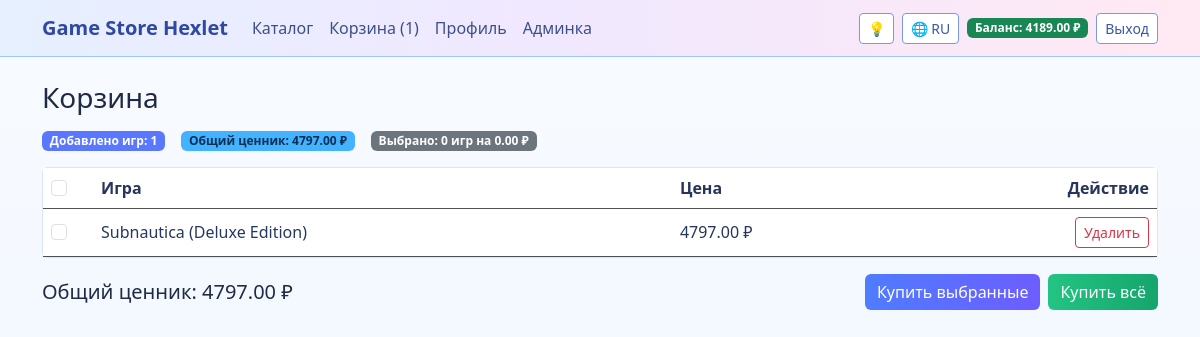
Page /cart (signed in) on the committed database.
### models.py (models this page shows, shortened)
class User(UserMixin, db.Model):
    __tablename__ = "users"
    id = db.Column(db.Integer, primary_key=True)
    username = db.Column(db.String(80), unique=True, nullable=False)
    password = db.Column(db.String(255), nullable=False)  # Хэш пароля
    email = db.Column(db.String(120), unique=True, nullable=False)
    avatar_url = db.Column(db.String(500), nullable=True)
    is_admin = db.Column(db.Boolean, default=False, nullable=False)
    balance = db.Column(db.Float, default=0.0, nullable=False)
    purchased_games = db.relationship(
        "Game",
        secondary=user_games,
        lazy="subquery",
        backref=db.backref("owners", lazy=True),
    )
    cart_games = db.relationship(
        "Game",
        secondary=cart_items,
        lazy="subquery",
        backref=db.backref("in_carts", lazy=True),
    )

class Game(db.Model):
    __tablename__ = "games"
    id = db.Column(db.Integer, primary_key=True)
    name = db.Column(db.String(120), nullable=False)
    price = db.Column(db.Float, nullable=False)
    description = db.Column(db.Text, nullable=False)
    image_url = db.Column(db.String(500), nullable=False)
    category = db.Column(db.String(50), nullable=False)
    developer = db.Column(db.String(120), nullable=False)
    release_year = db.Column(db.Integer, nullable=False)

### app.py (the view)
@app.route("/cart")
@login_required
def cart():
    total = sum(game.price for game in current_user.cart_games)
    items_count = len(current_user.cart_games)
    return render_template("cart.html", total=total, items_count=items_count)

### app.py (called while the page is built)
@app.before_request
def set_defaults():
    if session.get("theme") not in {"light", "dark"}:
        session["theme"] = "light"
    if session.get("lang") not in {"ru", "en"}:
        session["lang"] = "ru"

@app.context_processor
def inject_ui_settings():
    lang = session.get("lang", "ru")
    theme = session.get("theme", "light")
    messages = TRANSLATIONS.get(lang, TRANSLATIONS["ru"])
    def t(key):
        return messages.get(key, key)
    return {"t": t, "current_lang": lang, "current_theme": theme}

@login_manager.user_loader
def load_user(user_id):
    return User.query.get(int(user_id))

### templates/cart.html (shortened to what this page needs)
{% extends "base.html" %}
{% block content %}
<h1 class="h3 mb-3">{{ t('cart_title') }}</h1>
{% if current_user.cart_games %}
    <div class="d-flex flex-wrap gap-3 align-items-center mb-3">
        <span class="badge text-bg-primary">{{ t('added_games') }}: {{ items_count }}</span>
        <span class="badge text-bg-info">{{ t('total_price') }}: {{ '%.2f'|format(total) }} ₽</span>
        <span class="badge text-bg-secondary" id="selectedSummary">{{ t('selected') }}: 0 игр на 0.00 ₽</span>
    </div>
    <form method="post" action="{{ url_for('checkout_selected') }}">
    <div class="card bg-dark-subtle border-secondary">
        <div class="table-responsive">
            <table class="table table-dark table-hover align-middle mb-0">
                <thead>
                    <tr>
                        <th style="width: 50px;">
                            <input class="form-check-input" type="checkbox" id="selectAll">
                        </th>
                        <th>{{ t('game') }}</th>
                        <th>{{ t('price') }}</th>
                        <th class="text-end">{{ t('action') }}</th>
                    </tr>
                </thead>
                <tbody>
                {% for game in current_user.cart_games %}
                    <tr>
                        <td>
                            <input
                                class="form-check-input game-checkbox"
                                type="checkbox"
                                name="selected_games"
                                value="{{ game.id }}"
                                data-price="{{ game.price }}"
                            >
                        </td>
                        <td><a href="{{ url_for('game_detail', game_id=game.id) }}" class="link-light">{{ game.name }}</a></td>
                        <td>{{ '%.2f'|format(game.price) }} ₽</td>
                        <td class="text-end">
                            <button
                                class="btn btn-sm btn-outline-danger"
                                formaction="{{ url_for('remove_from_cart', game_id=game.id) }}"
                                formmethod="post"
                            >
                                {{ t('remove') }}
                            </button>
                        </td>
                    </tr>
                {% endfor %}
                </tbody>
            </table>
        </div>
    </div>
    <div class="d-flex flex-wrap justify-content-between align-items-center gap-2 mt-3">
        <h2 class="h5 m-0">{{ t('total_price') }}: {{ '%.2f'|format(total) }} ₽</h2>
        <div class="d-flex gap-2">
            <button class="btn btn-primary">{{ t('buy_selected') }}</button>
            <button class="btn btn-success" formaction="{{ url_for('checkout') }}" formmethod="post">{{ t('buy_all') }}</button>
        </div>
    </div>
    </form>
{% else %}
    <p class="text-secondary">{{ t('cart_empty') }}</p>
{% endif %}
{% endblock %}

### templates/base.html (shortened to what this page needs)
<!doctype html>
<html lang="{{ current_lang }}" data-bs-theme="{{ current_theme }}">
<head>
    <link href="https://cdn.jsdelivr.net/npm/bootstrap@5.3.3/dist/css/bootstrap.min.css" rel="stylesheet">
    <link rel="stylesheet" href="{{ url_for('static', filename='css/style.css') }}">
</head>
<body>
<nav class="navbar navbar-expand-lg navbar-light border-bottom border-primary-subtle colorful-navbar">
    <div class="container">
        <a class="navbar-brand fw-bold" href="{{ url_for('index') }}">{{ t('store_name') }}</a>
        <div class="collapse navbar-collapse" id="navMenu">
            <ul class="navbar-nav me-auto mb-2 mb-lg-0">
                <li class="nav-item"><a class="nav-link" href="{{ url_for('index') }}">{{ t('catalog') }}</a></li>
                {% if current_user.is_authenticated %}
                    <li class="nav-item"><a class="nav-link" href="{{ url_for('cart') }}">{{ t('cart') }} ({{ current_user.cart_games|length }})</a></li>
                    <li class="nav-item"><a class="nav-link" href="{{ url_for('profile') }}">{{ t('profile') }}</a></li>
                    {% if current_user.is_admin %}
                        <li class="nav-item"><a class="nav-link" href="{{ url_for('admin') }}">{{ t('admin_panel') }}</a></li>
                    {% endif %}
                {% endif %}
            </ul>
            <div class="d-flex gap-2">
                <a
                    class="btn btn-outline-light btn-sm"
                    href="{{ url_for('set_theme', theme='dark' if current_theme == 'light' else 'light') }}"
                    title="{{ t('theme') }}"
                >
                    💡
                </a>
                <a
                    class="btn btn-outline-light btn-sm"
                    href="{{ url_for('set_language', lang='en' if current_lang == 'ru' else 'ru') }}"
                    title="{{ t('language') }}"
                >
                    🌐 {{ current_lang|upper }}
                </a>
                {% if current_user.is_authenticated %}
                    <span class="badge text-bg-success align-self-center">{{ t('balance') }}: {{ '%.2f'|format(current_user.balance) }} ₽</span>
                    <a class="btn btn-outline-light btn-sm" href="{{ url_for('logout') }}">{{ t('logout') }}</a>
                {% else %}
                    <a class="btn btn-outline-light btn-sm" href="{{ url_for('login') }}">{{ t('login') }}</a>
                    <a class="btn btn-primary btn-sm" href="{{ url_for('register') }}">{{ t('register') }}</a>
                {% endif %}
            </div>
        </div>
    </div>
</nav>
<main class="container py-4">
    {% block content %}{% endblock %}
</main>
</body>
</html>

### static/css/style.css (style rules this page uses)
:root, [data-bs-theme="light"] { --app-body-bg: linear-gradient(180deg, #f8fbff 0%, #eef5ff 100%); --app-body-text: #1f2a44; --app-card-shadow: 0 6px 18px rgba(54, 95, 180, 0.12); --app-card-shadow-hover: 0 10px 24px rgba(54, 95, 180, 0.2); --app-page-link-bg: #ffffff; --app-page-link-border: #b9ccff; --app-page-link-text: #3552a2; --app-page-link-disabled-text: #9aa8c7; --app-page-link-disabled-bg: #f2f6ff; --app-navbar-bg: linear-gradient(90deg, #e6f0ff 0%, #f0e8ff 45%, #ffe9f3 100%); --app-navbar-brand: #2f49a3; --app-nav-link: #3e4f87; --app-nav-link-hover: #2456d6; --app-subtle-bg: #ffffff; --app-subtle-border: #d8e4ff; --app-card-header-bg: linear-gradient(90deg, #edf4ff 0%, #f8edff 100%); --app-card-header-border: #d8e4ff; --app-card-header-text: #32488b; --app-outline-btn-border: #7c97e8; --app-outline-btn-text: #3b56a7; --app-outline-btn-bg: #ffffff; --app-outline-btn-bg-hover: #eef3ff; --app-table-bg: #ffffff; --app-table-text: #27345b; --app-table-striped-bg: #f4f8ff; --app-table-striped-text: #27345b; --app-table-hover-bg: #ecf2ff; --app-table-hover-text: #1f2a44; --app-list-border: #e2ebff; --app-text-secondary: #6a7aa8; --app-text-light: #263860; }
body { min-height: 100vh; background: var(--app-body-bg); color: var(--app-body-text); }
.colorful-navbar { background: var(--app-navbar-bg); }
.navbar .navbar-brand { color: var(--app-navbar-brand) !important; }
.navbar .nav-link { color: var(--app-nav-link) !important; font-weight: 500; }
.bg-dark-subtle { background-color: var(--app-subtle-bg) !important; border-color: var(--app-subtle-border) !important; }
.btn-primary { background: linear-gradient(90deg, #4f7cff 0%, #6d5dff 100%); border: none; }
.btn-success { background: linear-gradient(90deg, #23c483 0%, #16a56c 100%); border: none; }
.btn-outline-light { border-color: var(--app-outline-btn-border) !important; color: var(--app-outline-btn-text) !important; background-color: var(--app-outline-btn-bg); }
.table-dark { --bs-table-bg: var(--app-table-bg); --bs-table-color: var(--app-table-text); --bs-table-striped-bg: var(--app-table-striped-bg); --bs-table-striped-color: var(--app-table-striped-text); --bs-table-hover-bg: var(--app-table-hover-bg); --bs-table-hover-color: var(--app-table-hover-text); }
.text-light, .link-light { color: var(--app-text-light) !important; }
.badge.text-bg-primary { background-color: #5a78ff !important; }
.badge.text-bg-info { background-color: #43b2ff !important; color: #093055 !important; }

### rows in the picture
User: balance "4189.00"
Game: name "Subnautica (Deluxe Edition)", price "4797.00", t "Удалить"

### other values in the picture
{{ t('store_name') }} "Game Store Hexlet"
{{ t('catalog') }} "Каталог"
{{ t('cart') }} "Корзина"
{{ current_user.cart_games|length }} "1"
{{ t('profile') }} "Профиль"
{{ t('admin_panel') }} "Админка"
{{ current_lang|upper }} "RU"
{{ t('balance') }} "Баланс"
{{ t('logout') }} "Выход"
{{ t('cart_title') }} "Корзина"
{{ t('added_games') }} "Добавлено игр"
{{ items_count }} "1"
{{ t('total_price') }} "Общий ценник"
{{ '%.2f'|format(total) }} "4797.00"
{{ t('game') }} "Игра"
